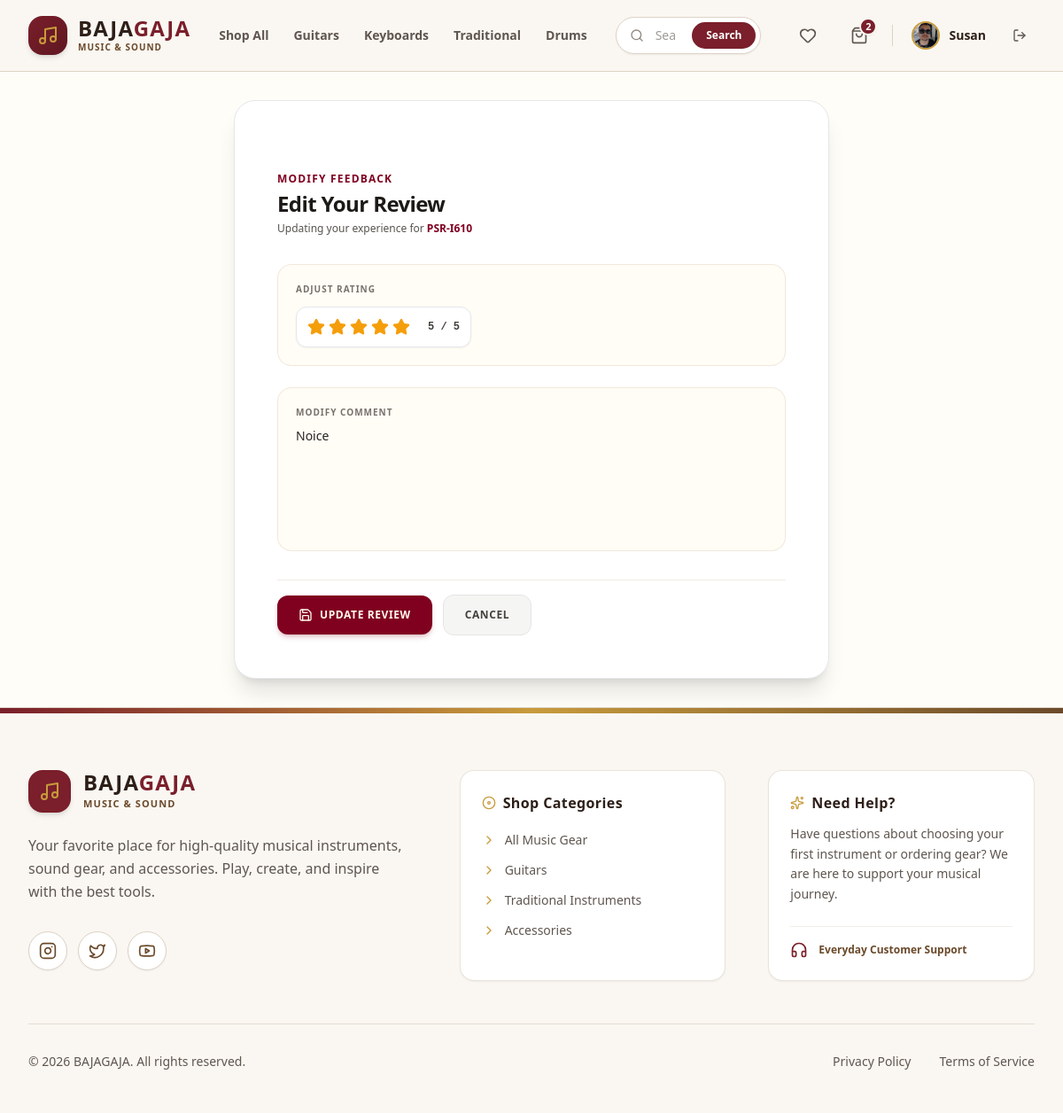
Page /review/edit/2/ (signed in) on the committed database.
### bg_app/models.py (models this page shows, shortened)
class User(AbstractUser):
    phone = models.CharField(max_length=20, blank=True)
    address = models.TextField(blank=True)
    profile_picture = models.ImageField(upload_to='images/user/', blank=True, null=True)

class Cart(models.Model):
    customer = models.OneToOneField(User, on_delete=models.CASCADE, related_name='cart')

class Review(models.Model):
    product = models.ForeignKey(Product, on_delete=models.CASCADE, related_name='reviews')
    customer = models.ForeignKey(User, on_delete=models.CASCADE)
    rating = models.PositiveIntegerField(default=5)
    comment = models.TextField()
    created_at = models.DateTimeField(auto_now_add=True)

class Product(models.Model):
    class Category(models.TextChoices):
        GUITARS = 'guitars', 'Guitars & Basses'
        KEYBOARDS = 'keyboards', 'Keyboards & Synthesizers'
        DRUMS = 'drums', 'Drums & Percussion'
        TRADITIONAL = 'traditional', 'Traditional & Folk'
        WIND = 'wind', 'Wind & Brass'
        STUDIO = 'studio', 'Studio & Recording'
        AMPS_EFFECTS = 'amps_effects', 'Amps & Effect Pedals'
        ACCESSORIES = 'accessories', 'Accessories & Cables'
    class Condition(models.TextChoices):
        NEW = 'new', 'Brand New (Sealed)'
        REFURBISHED = 'refurbished', 'Factory Refurbished'
        USED = 'used', 'Pre-Owned / Good'
    brand = models.ForeignKey(Brand, on_delete=models.SET_NULL, null=True, related_name='products')
    name = models.CharField(max_length=255)
    category = models.CharField(max_length=20, choices=Category.choices)
    condition = models.CharField(max_length=20, choices=Condition.choices, default=Condition.NEW)
    description = models.TextField()
    price = models.DecimalField(max_digits=10, decimal_places=2)
    stock = models.PositiveIntegerField(default=0)
    product_image = models.ImageField(upload_to='images/products/')
    sku = models.CharField(max_length=100, unique=True, blank=True, null=True)
    is_active = models.BooleanField(default=True)
    created_at = models.DateTimeField(auto_now_add=True)

### bg_app/views/reviews_view.py (the view, shortened to what this page needs)
# urls.py: path('review/edit/<int:review_id>/', edit_review_view, name='edit_review'),
@login_required
def edit_review_view(request, review_id):
    review = Review.objects.get(id=review_id)
    if not review:
        messages.error(request, "Review not found.")
        return redirect('/dashboard/')
    if request.user != review.customer:
        messages.error(request, "You are not authorized to edit this review.")
        return redirect('/dashboard/')
    errors = {}
    return render(request, 'main/edit_review_page.html', {'review': review})

### bg_app/templates/main/edit_review_page.html (shortened to what this page needs)
<!DOCTYPE html>
<html lang="en">
<head>
    {% load static %}
    <link href="{% static 'css/styles.css' %}" rel="stylesheet" />
</head>
<body class="bg-amber-50/30 text-stone-900 font-sans min-h-screen flex flex-col">
    {% include 'components/_navbar.html' %}
    <main class="flex-grow flex items-center justify-center p-4 sm:p-6 lg:p-8">
        <form method="POST" class="w-full max-w-2xl bg-white border border-amber-900/15 rounded-3xl overflow-hidden shadow-xl p-8 lg:p-12 space-y-8">
            <div>
                <h2 class="text-xs font-bold uppercase tracking-widest text-[#800020] mb-1">Modify Feedback</h2>
                <p class="text-2xl font-black text-stone-900 tracking-tight">Edit Your Review</p>
                <p class="text-xs text-stone-600 mt-1 font-medium">Updating your experience for <span class="text-[#800020] font-bold">{{ review.product.name }}</span></p>
            </div>
            <div class="space-y-6">
                <div class="bg-amber-50/50 border border-amber-900/10 p-5 rounded-2xl">
                    <label class="text-[10px] font-extrabold uppercase tracking-widest text-stone-500 block mb-3">Adjust Rating</label>
                    <div class="flex items-center gap-3 bg-white border border-amber-900/15 p-3 rounded-xl inline-flex shadow-sm">
                        <div class="flex items-center gap-1">
                            <button type="button" data-star="1" class="star-btn text-stone-300 hover:scale-110 transition-transform focus:outline-none">
                                <i data-lucide="star" class="w-5 h-5"></i>
                            </button>
                            <button type="button" data-star="2" class="star-btn text-stone-300 hover:scale-110 transition-transform focus:outline-none">
                                <i data-lucide="star" class="w-5 h-5"></i>
                            </button>
                            <button type="button" data-star="3" class="star-btn text-stone-300 hover:scale-110 transition-transform focus:outline-none">
                                <i data-lucide="star" class="w-5 h-5"></i>
                            </button>
                            <button type="button" data-star="4" class="star-btn text-stone-300 hover:scale-110 transition-transform focus:outline-none">
                                <i data-lucide="star" class="w-5 h-5"></i>
                            </button>
                            <button type="button" data-star="5" class="star-btn text-stone-300 hover:scale-110 transition-transform focus:outline-none">
                                <i data-lucide="star" class="w-5 h-5"></i>
                            </button>
                        </div>
                        <span id="rating_display" class="text-xs font-mono font-bold text-stone-700 ml-2">{{ review.rating|default:5 }} / 5</span>
                    </div>
                </div>
                <div class="bg-amber-50/50 border border-amber-900/10 p-5 rounded-2xl focus-within:border-[#800020] focus-within:bg-white transition-all">
                    <label class="text-[10px] font-extrabold uppercase tracking-widest text-stone-500 block mb-2">Modify Comment</label>
                    <textarea id="id_comment" name="comment" rows="5" placeholder="Update what you liked or disliked about this product..." class="w-full bg-transparent text-sm font-medium text-stone-800 focus:outline-none placeholder-stone-400 resize-none leading-relaxed">{% if data %}{{ data.comment|default:'' }}{% else %}{{ review.comment|default:'' }}{% endif %}</textarea>
                </div>
            </div>
            <div class="flex items-center gap-3 pt-4 border-t border-amber-900/10">
                <button type="submit" class="flex-grow sm:flex-none bg-[#800020] hover:bg-[#600018] text-amber-50 font-bold py-3.5 px-6 rounded-xl transition-all flex items-center justify-center gap-2 text-xs uppercase tracking-wider shadow-md shadow-[#800020]/20">
                    <i data-lucide="save" class="w-4 h-4"></i>
                    Update Review
                </button>
                <a href="javascript:history.back()" class="flex-grow sm:flex-none bg-stone-100 hover:bg-stone-200 text-stone-700 font-bold py-3.5 px-6 rounded-xl transition-all flex items-center justify-center gap-2 text-xs uppercase tracking-wider border border-stone-200">
                    Cancel
                </a>
            </div>
        </form>
    </main>
    {% include 'components/_footer.html' %}
</body>
</html>

### bg_app/templates/components/_navbar.html (shortened to what this page needs)
<header class="sticky top-0 z-50 bg-[#FAF7F2]/95 backdrop-blur-lg border-b border-[#DDD2C5] font-sans">
  <div class="max-w-7xl mx-auto px-4 sm:px-6 lg:px-8">
    <div class="flex items-center justify-between h-20 gap-4 lg:gap-8">
      <div class="flex items-center gap-8">
        <a href="/" class="flex items-center gap-3 group shrink-0">
          <div class="w-11 h-11 rounded-2xl bg-gradient-to-br from-[#7A1F2B] to-[#5E1721] text-[#FFFFFF] flex items-center justify-center shadow-md group-hover:scale-105 transition-all duration-300">
            <i data-lucide="music" class="w-6 h-6 text-[#C89B3C]"></i>
          </div>
          <div class="flex flex-col">
            <span class="text-2xl font-black tracking-wider text-[#2D1F18] leading-none">BAJA<span class="text-[#7A1F2B]">GAJA</span></span>
            <span class="text-[10px] font-bold text-[#6B4A2B] tracking-widest uppercase mt-0.5">Music & Sound</span>
          </div>
        </a>
        <nav class="hidden md:flex items-center gap-7 text-sm font-semibold text-[#5F564F]">
          <a href="/products/" class="hover:text-[#7A1F2B] transition-all py-1 relative after:absolute after:bottom-0 after:left-0 after:w-0 after:h-0.5 after:bg-[#7A1F2B] hover:after:w-full after:transition-all">Shop All</a>
          <a href="/products/?category=guitars" class="hover:text-[#7A1F2B] transition-all py-1 relative after:absolute after:bottom-0 after:left-0 after:w-0 after:h-0.5 after:bg-[#7A1F2B] hover:after:w-full after:transition-all">Guitars</a>
          <a href="/products/?category=keyboards" class="hover:text-[#7A1F2B] transition-all py-1 relative after:absolute after:bottom-0 after:left-0 after:w-0 after:h-0.5 after:bg-[#7A1F2B] hover:after:w-full after:transition-all">Keyboards</a>
          <a href="/products/?category=traditional" class="hover:text-[#7A1F2B] transition-all py-1 relative after:absolute after:bottom-0 after:left-0 after:w-0 after:h-0.5 after:bg-[#7A1F2B] hover:after:w-full after:transition-all">Traditional</a>
          <a href="/products/?category=drums" class="hover:text-[#7A1F2B] transition-all py-1 relative after:absolute after:bottom-0 after:left-0 after:w-0 after:h-0.5 after:bg-[#7A1F2B] hover:after:w-full after:transition-all">Drums</a>
        </nav>
      </div>
      <div class="flex-1 max-w-md hidden sm:block">
        <form action="/products/" method="GET" class="relative group">
          <input type="text" name="search" value="{{ request.GET.search }}" placeholder="Search instruments, gear..."
            class="w-full bg-[#FFFFFF] border border-[#DDD2C5] rounded-full pl-11 pr-24 py-2.5 text-sm text-[#2D1F18] placeholder-[#5F564F]/60 focus:outline-none focus:border-[#7A1F2B] focus:ring-2 focus:ring-[#7A1F2B]/20 shadow-sm transition-all">
          <div class="absolute inset-y-0 left-0 pl-4 flex items-center pointer-events-none text-[#5F564F]/70 group-focus-within:text-[#7A1F2B]">
          </div>
          <button type="submit" class="absolute inset-y-1.5 right-1.5 px-4 bg-[#7A1F2B] hover:bg-[#5E1721] text-[#FFFFFF] text-xs font-semibold rounded-full flex items-center justify-center transition-all shadow-sm">
            Search
          </button>
        </form>
      </div>
      <div class="flex items-center gap-3 sm:gap-4">
        {% if user.is_authenticated and not user.is_staff %}
          <a href="/wishlist/" class="p-2.5 text-[#5F564F] hover:text-[#7A1F2B] hover:bg-[#FFFFFF] rounded-full border border-transparent hover:border-[#DDD2C5] transition-all relative shadow-none hover:shadow-sm" title="Wishlist">
            <i data-lucide="heart" class="w-5 h-5"></i>
          </a>
          <a href="/cart/" class="p-2.5 text-[#5F564F] hover:text-[#7A1F2B] hover:bg-[#FFFFFF] rounded-full border border-transparent hover:border-[#DDD2C5] transition-all relative shadow-none hover:shadow-sm" title="Shopping Cart">
            <i data-lucide="shopping-bag" class="w-5 h-5"></i>
            {% if user.is_authenticated and user.cart.items.exists %}
              <span class="absolute top-0 right-0 w-5 h-5 bg-[#7A1F2B] text-[#FFFFFF] text-[11px] font-bold rounded-full flex items-center justify-center border-2 border-[#FAF7F2] shadow-sm">
                {{ user.cart.items.count }}
              </span>
            {% endif %}
          </a>
        {% endif %}
        {% if user.is_authenticated %}
          <div class="flex items-center gap-2">
            <a href="/profile/" class="flex items-center gap-2.5 group p-1 pr-3 rounded-full hover:bg-[#FFFFFF] transition-all border border-transparent hover:border-[#DDD2C5]">
              {% if user.profile_picture %}
                <img src="{{ user.profile_picture.url }}" alt="Profile" class="w-8 h-8 rounded-full object-cover border-2 border-[#C89B3C]">
              {% else %}
                <div class="w-8 h-8 rounded-full bg-[#FAF7F2] border-2 border-[#C89B3C] flex items-center justify-center text-[#7A1F2B]">
                  <i data-lucide="user" class="w-4 h-4"></i>
                </div>
              {% endif %}
              <span class="text-sm font-semibold hidden lg:block text-[#2D1F18] group-hover:text-[#7A1F2B] transition-colors">{{ user.username }}</span>
            </a>
            <form action="/logout/" method="POST" class="inline">
              <button type="submit" class="p-2 text-[#5F564F] hover:text-[#B4473A] hover:bg-[#FFFFFF] rounded-full border border-transparent hover:border-[#DDD2C5] transition-colors" title="Log Out">
                <i data-lucide="log-out" class="w-4 h-4"></i>
              </button>
            </form>
          </div>
        {% endif %}
      </div>
    </div>
  </div>
</header>

### rows in the picture
User: cart.items.count "2", profile_picture (picture), username "Susan"
Review: product.name "PSR-I610", comment "Noice"
